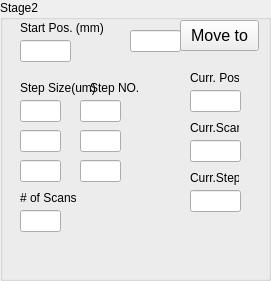
   <widget class="QGroupBox" name="stage2Box">
    <property name="geometry">
     <rect>
      <x>290</x>
      <y>280</y>
      <width>271</width>
      <height>281</height>
     </rect>
    </property>
    <property name="title">
     <string>Stage2</string>
    </property>
    <widget class="QLineEdit" name="start2Edit">
     <property name="geometry">
      <rect>
       <x>20</x>
       <y>40</y>
       <width>51</width>
       <height>22</height>
      </rect>
     </property>
    </widget>
    <widget class="QLineEdit" name="stage2step2Edit">
     <property name="geometry">
      <rect>
       <x>20</x>
       <y>130</y>
       <width>41</width>
       <height>22</height>
      </rect>
     </property>
    </widget>
    <widget class="QPushButton" name="move2Button">
     <property name="geometry">
      <rect>
       <x>180</x>
       <y>20</y>
       <width>79</width>
       <height>31</height>
      </rect>
     </property>
     <property name="font">
      <font>
       <pointsize>12</pointsize>
      </font>
     </property>
     <property name="text">
      <string>Move to</string>
     </property>
    </widget>
    <widget class="QLineEdit" name="stage2step2NOEdit">
     <property name="geometry">
      <rect>
       <x>80</x>
       <y>130</y>
       <width>41</width>
       <height>22</height>
      </rect>
     </property>
    </widget>
    <widget class="QLineEdit" name="stage2step1Edit">
     <property name="geometry">
      <rect>
       <x>20</x>
       <y>100</y>
       <width>41</width>
       <height>22</height>
      </rect>
     </property>
    </widget>
    <widget class="QLineEdit" name="stage2step1NOEdit">
     <property name="geometry">
      <rect>
       <x>80</x>
       <y>100</y>
       <width>41</width>
       <height>22</height>
      </rect>
     </property>
    </widget>
    <widget class="QLineEdit" name="stage2step3NOEdit">
     <property name="geometry">
      <rect>
       <x>80</x>
       <y>160</y>
       <width>41</width>
       <height>22</height>
      </rect>
     </property>
    </widget>
    <widget class="QLineEdit" name="stage2step3Edit">
     <property name="geometry">
      <rect>
       <x>20</x>
       <y>160</y>
       <width>41</width>
       <height>22</height>
      </rect>
     </property>
    </widget>
    <widget class="QLineEdit" name="stage2Pos">
     <property name="geometry">
      <rect>
       <x>130</x>
       <y>30</y>
       <width>51</width>
       <height>22</height>
      </rect>
     </property>
    </widget>
    <widget class="QLineEdit" name="scanNO2">
     <property name="geometry">
      <rect>
       <x>20</x>
       <y>210</y>
       <width>41</width>
       <height>22</height>
      </rect>
     </property>
    </widget>
    <widget class="QLineEdit" name="stage1CurrentPos_2">
     <property name="geometry">
      <rect>
       <x>190</x>
       <y>90</y>
       <width>51</width>
       <height>22</height>
      </rect>
     </property>
     <property name="mytype" stdset="0">
      <string>disp</string>
     </property>
    </widget>
    <widget class="QLineEdit" name="stage1CurrentPos_7">
     <property name="geometry">
      <rect>
       <x>190</x>
       <y>190</y>
       <width>51</width>
       <height>22</height>
      </rect>
     </property>
     <property name="mytype" stdset="0">
      <string>disp</string>
     </property>
    </widget>
    <widget class="QLineEdit" name="stage1CurrentPos_8">
     <property name="geometry">
      <rect>
       <x>190</x>
       <y>140</y>
       <width>51</width>
       <height>22</height>
      </rect>
     </property>
     <property name="mytype" stdset="0">
      <string>disp</string>
     </property>
    </widget>
    <widget class="QLabel" name="label_13">
     <property name="geometry">
      <rect>
       <x>190</x>
       <y>170</y>
       <width>49</width>
       <height>16</height>
      </rect>
     </property>
     <property name="text">
      <string>Curr.Step</string>
     </property>
     <property name="mytype" stdset="0">
      <string>label</string>
     </property>
    </widget>
    <widget class="QLabel" name="label_4">
     <property name="geometry">
      <rect>
       <x>190</x>
       <y>70</y>
       <width>49</width>
       <height>16</height>
      </rect>
     </property>
     <property name="text">
      <string>Curr. Pos.</string>
     </property>
     <property name="mytype" stdset="0">
      <string>label</string>
     </property>
    </widget>
    <widget class="QLabel" name="label_14">
     <property name="geometry">
      <rect>
       <x>190</x>
       <y>120</y>
       <width>49</width>
       <height>16</height>
      </rect>
     </property>
     <property name="text">
      <string>Curr.Scan</string>
     </property>
     <property name="mytype" stdset="0">
      <string>label</string>
     </property>
    </widget>
    <widget class="QLabel" name="label_27">
     <property name="geometry">
      <rect>
       <x>90</x>
       <y>80</y>
       <width>61</width>
       <height>16</height>
      </rect>
     </property>
     <property name="text">
      <string>Step NO.</string>
     </property>
     <property name="mytype" stdset="0">
      <string>label</string>
     </property>
    </widget>
    <widget class="QLabel" name="label_28">
     <property name="geometry">
      <rect>
       <x>20</x>
       <y>190</y>
       <width>61</width>
       <height>16</height>
      </rect>
     </property>
     <property name="text">
      <string># of Scans</string>
     </property>
     <property name="mytype" stdset="0">
      <string>label</string>
     </property>
    </widget>
    <widget class="QLabel" name="label_29">
     <property name="geometry">
      <rect>
       <x>20</x>
       <y>80</y>
       <width>81</width>
       <height>16</height>
      </rect>
     </property>
     <property name="text">
      <string>Step Size(um)</string>
     </property>
     <property name="mytype" stdset="0">
      <string>label</string>
     </property>
    </widget>
    <widget class="QLabel" name="label_30">
     <property name="geometry">
      <rect>
       <x>20</x>
       <y>20</y>
       <width>91</width>
       <height>16</height>
      </rect>
     </property>
     <property name="text">
      <string>Start Pos. (mm)</string>
     </property>
     <property name="mytype" stdset="0">
      <string>label</string>
     </property>
    </widget>
   </widget>
